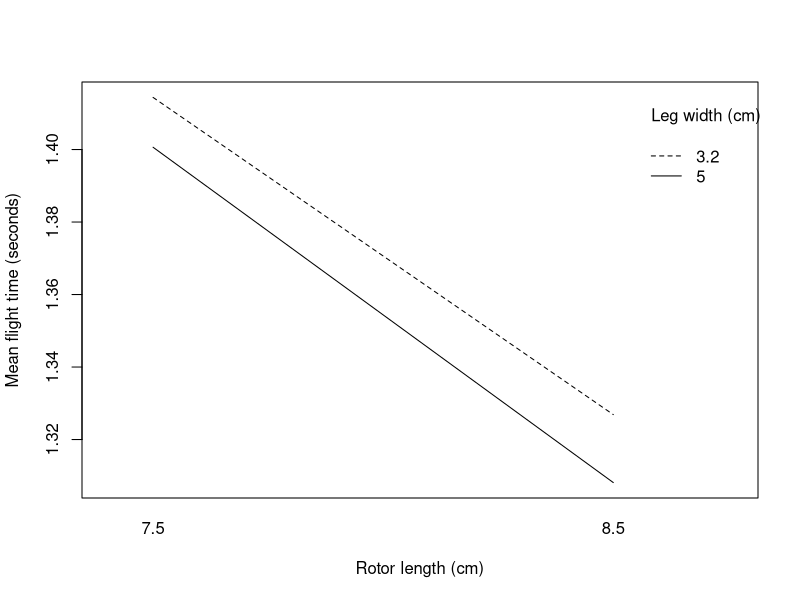
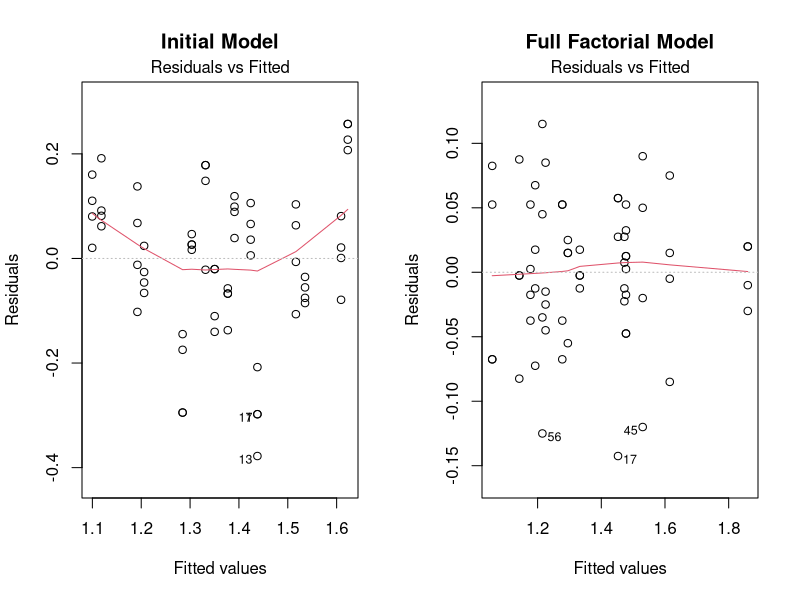
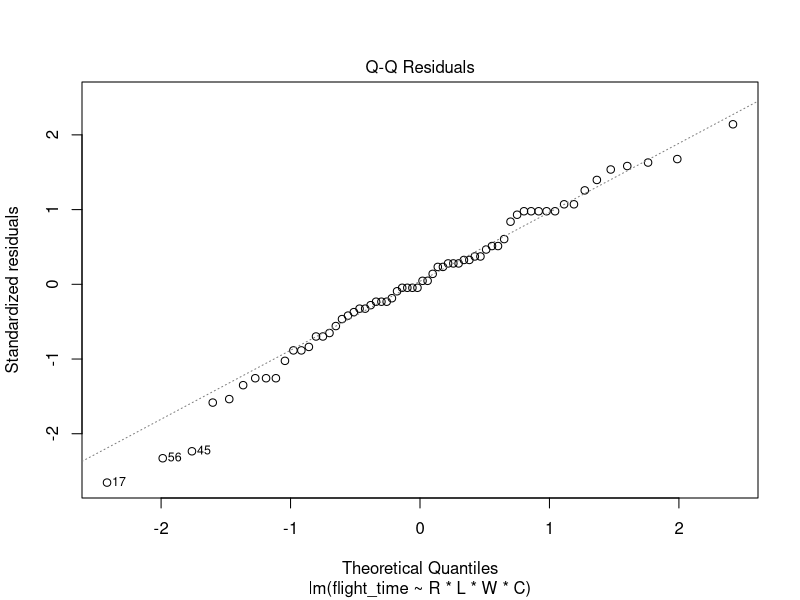

R code for these plots, in order:
## ---- chunk 1
#| echo: false
#| fig-cap: "Interaction between rotor length and leg width."
#| fig-width: 6
#| fig-height: 4

plot_data <- read.csv("helicopter_data.csv")

interaction.plot(
  x.factor = plot_data$rotor_cm,
  trace.factor = plot_data$leg_width_cm,
  response = plot_data$flight_time,
  fun = mean,
  xlab = "Rotor length (cm)",
  ylab = "Mean flight time (seconds)",
  trace.label = "Leg width (cm)"
)
## ---- chunk 2
knitr::opts_chunk$set(echo = TRUE, message = FALSE, warning = FALSE)
## ---- chunk 3
d <- read.csv("helicopter_data.csv", stringsAsFactors = FALSE)
stopifnot(nrow(d) == 64, !anyNA(d$flight_time),
          is.numeric(d$flight_time), all(d$flight_time > 0))
stopifnot(all(table(interaction(d$rotor_cm, d$leg_length_cm,
                              d$leg_width_cm, d$paperclip)) == 4))

# Effects coding, using the levels given in the instructions
d$R <- ifelse(d$rotor_cm == 8.5, 1, -1)
d$L <- ifelse(d$leg_length_cm == 12, 1, -1)
d$W <- ifelse(d$leg_width_cm == 5, 1, -1)
d$C <- ifelse(d$paperclip == "Yes", 1, -1)
## ---- chunk 4
cell <- aggregate(flight_time ~ rotor_cm + leg_length_cm +
                    leg_width_cm + paperclip, data = d,
                  FUN = function(x) c(n = length(x), mean = mean(x),
                                       sd = sd(x)))
cell <- data.frame(cell[1:4], cell$flight_time)
cell$se <- cell$sd / sqrt(cell$n)
cell$lower95 <- cell$mean - qt(.975, df = cell$n - 1) * cell$se
cell$upper95 <- cell$mean + qt(.975, df = cell$n - 1) * cell$se
cell <- cell[order(-cell$mean), ]
## ---- chunk 5
# initial model
fit_initial <- lm(
  flight_time ~ R + L + W + C + R:W,
  data = d
)

# full factorial model
fit <- lm(
  flight_time ~ R * L * W * C,
  data = d
)

anova(fit_initial, fit)

# calculate main effects and interaction
effect_names <- c("R", "L", "W", "C", "R:W")
multipliers <- c(2, 2, 2, 2, 4)

ci <- confint(fit, level = 0.95)

effects <- data.frame(
  Effect = c(
    "Rotor length",
    "Leg length",
    "Leg width",
    "Paper clip",
    "Rotor x leg width"
  ),
  Estimate = coef(fit)[effect_names] * multipliers,
  Lower95 = ci[effect_names, 1] * multipliers,
  Upper95 = ci[effect_names, 2] * multipliers,
  row.names = NULL
)

knitr::kable(
  effects,
  digits = 3,
  caption = "Estimated factor effects and 95% confidence intervals"
)
## ---- chunk 6
#| fig-width: 8
#| fig-height: 4.5

par(mfrow = c(1, 2))

plot(fit_initial, which = 1,
     main = "Initial Model")

plot(fit, which = 1,
     main = "Full Factorial Model")

par(mfrow = c(1, 1))

# Normal Q-Q plot for final model
plot(fit, which = 2)

sigma(fit_initial)
sigma(fit)
## ---- chunk 7
cell <- cell[order(-cell$mean), ]

# Show the three highest-mean designs
knitr::kable(
  head(cell[, c(
    "rotor_cm", "leg_length_cm",
    "leg_width_cm", "paperclip",
    "mean", "lower95", "upper95"
  )], 3),
  digits = 3,
  caption = "Three designs with the longest observed mean flight times"
)

# Difference between the two highest observed means
mean_diff <- cell$mean[1] - cell$mean[2]

# Standard error from full factorial model
n1 <- cell$n[1]
n2 <- cell$n[2]

se_diff <- sigma(fit) * sqrt(1/n1 + 1/n2)

# 95% confidence interval
ci_diff <- mean_diff +
  c(-1, 1) * qt(0.975, df.residual(fit)) * se_diff

comparison <- data.frame(
  Estimate = mean_diff,
  Lower95 = ci_diff[1],
  Upper95 = ci_diff[2]
)

knitr::kable(
  comparison,
  digits = 3,
  caption = "Difference between the two highest observed mean flight times"
)
